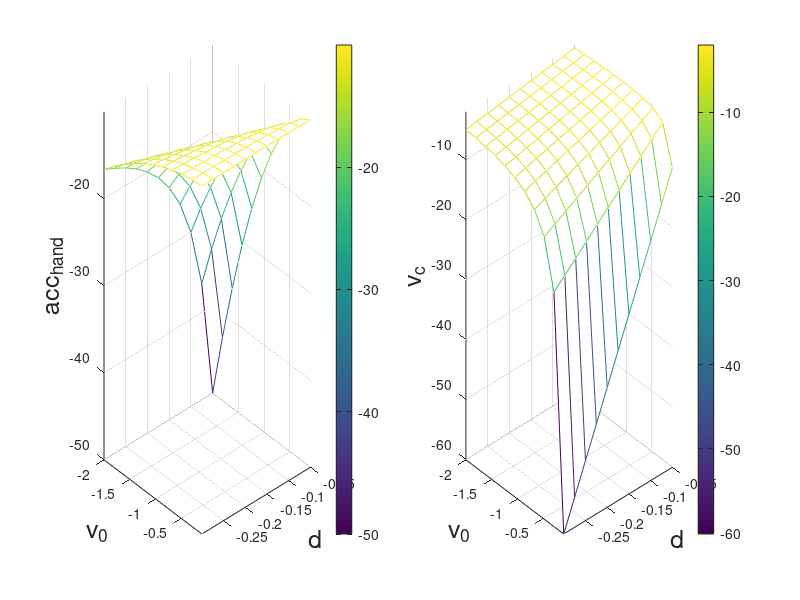

Write the MATLAB code that produced this figure.
clc
clear
close all

%% Calculate the hand acceleration from the edge of workspace to catchpoint
n = 10;

v0_start = -0.1; v0_end = -2; v0_int = (v0_end - v0_start)/n;
d_start = -0.05; d_end = -0.3; d_int = (d_end - d_start)/n;
% vc_start = -2.5; vc_end = -5; vc_int = (vc_end - vc_start)/n;
% t_start = 0.4; t_end = 0.5; t_int = (t_end - t_start)/n;

v0 = v0_start:v0_int:v0_end; % velocity of object when hand start to move;
d = d_start:d_int:d_end; % distance from hand to object at start;

% vc = vc_start:vc_int:vc_end; % catch velocity
% t = t_start:t_int:t_end; % time from hand start moving till catching;
% d = -0.1; 
g = -10; % m/s^2

%%
% for k = 1:4
    for i = 1:n+1
        for j = 1:n+1
%             num = v0(i)^2 + 2*g*t(j)*v0(i) + g^2*(t(j)^2);
%             den = -2.*d + 2.*t(j).*v0(i) + g*(t(j)^2);
%             num = vc(j)^2;
%             den = -2*d + (vc(j)^2 - v0(i)^2)/g;
            vc(j,i) = v0(i) + 2*g*d(j)/v0(i);
            acc_hand(j,i) = vc(j,i)*g/(vc(j,i) - v0(i));
        end
    end
%     d = d - 0.05;
% end

%% Plot 
% 
ax = 48; bx = 16;

subplot(1,2,1);
mesh(v0, d, acc_hand);
xlabel('v_0', 'FontSize',18);
%     ylabel('\Deltat', 'FontSize',18);
ylabel('d', 'FontSize',18);
zlabel('acc_h_a_n_d', 'FontSize',18);
%     title(['d = ' num2str(-0.1*i) 'm'], 'FontSize',18);
view(ax,bx);
colorbar;
axis tight;

subplot(1,2,2);
mesh(v0, d, vc);
xlabel('v_0', 'FontSize',18);
%     ylabel('\Deltat', 'FontSize',18);
ylabel('d', 'FontSize',18);
zlabel('v_c', 'FontSize',18);
%     title(['d = ' num2str(-0.1*i) 'm'], 'FontSize',18);
view(ax,bx);
colorbar;
axis tight;
